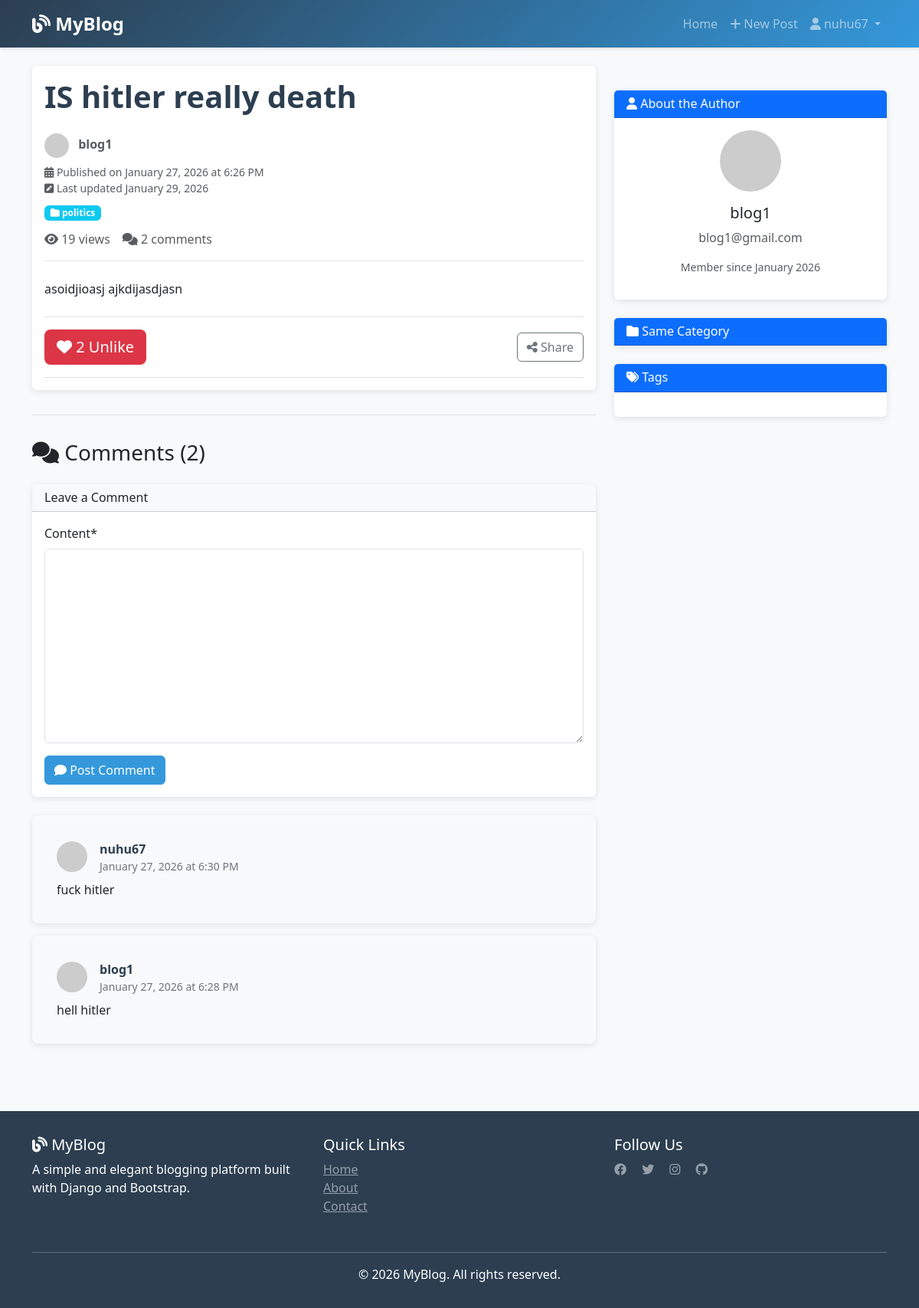
Page /post/1/ (signed in) on the committed database.
### blog/models.py (models this page shows, shortened)
class Post(models.Model):
    title=models.CharField(max_length=100)
    content=RichTextField(blank=True, null=True)
    author=models.ForeignKey(User, on_delete=models.CASCADE)
    created_at=models.DateTimeField(auto_now_add=True)
    updated_at=models.DateTimeField(auto_now=True)
    Catagory=models.ForeignKey(Catagory, on_delete=models.SET_NULL , null=True)
    tags=models.ManyToManyField(Tag)
    view_count=models.PositiveBigIntegerField(default=0)
    liked_users=models.ManyToManyField(User, related_name='liked_posts')

class Catagory(models.Model):
    name = models.CharField(max_length=100)

class Comment(models.Model):
    content=models.TextField()
    author=models.ForeignKey(User, on_delete=models.CASCADE)
    created_at=models.DateTimeField(auto_now_add=True)
    updated_at=models.DateTimeField(auto_now=True)
    post=models.ForeignKey(Post, on_delete=models.CASCADE)

### blog/views.py (the view)
# urls.py: path('post/<int:id>/', views.post_detail, name='post_detail'),
def post_detail(request,id):
    post=get_object_or_404(Post,id=id)
    if request.method=='POST':
        comment_from=CommentForm(request.POST)
        if comment_from .is_valid():
           comment=comment_from.save(commit=False)
           comment.post=post
           comment.author=request.user
           comment.save()
           return redirect('post_detail',id=post.id)
    else:
        comment_from=CommentForm()
    comments=post.comment_set.all().order_by('-created_at')
    is_liked=post.liked_users.filter(id=request.user.id).exists()
    like_count=post.liked_users.count()
    context={
        "post":post,
        "catagoeries":Catagory.objects.all(),
        "tag":Tag.objects.all(),
        "comments":comments,
        "comment_form":comment_from,
        "is_liked":is_liked,
        "like_count":like_count,
    }
    post.view_count +=1
    post.save()
    return render(request,'blog/post_detail.html',context)

### blog/forms.py
class CommentForm(forms.ModelForm):
    class Meta:
        model = Comment
        fields = ['content']

### templates/blog/post_detail.html (shortened to what this page needs)
{% extends 'base.html' %}
{% load crispy_forms_tags %}
{% block content %}
<div class="row">
    <div class="col-lg-8">
        <article class="card mb-4">
            <div class="card-body">
                <div class="d-flex justify-content-between align-items-start mb-3">
                    <div>
                        <h1 class="card-title post-title mb-2">{{ post.title }}</h1>
                    </div>
                </div>
                <div class="post-meta mb-4 pb-3 border-bottom">
                    <p class="mb-2 text-muted">
                        <img src="https://ui-avatars.com/api/?name={{ post.author.username }}"
                             alt="{{ post.author.username }}"
                             width="32" height="32" class="rounded-circle me-2">
                        <strong>{{ post.author.first_name|default:post.author.username }}</strong>
                    </p>
                    <p class="small text-muted mb-2">
                        <i class="fas fa-calendar-alt"></i> Published on {{ post.created_at|date:"F d, Y" }} at {{ post.created_at|time:"g:i A" }}
                        {% if post.updated_at != post.created_at %}
                        <br><i class="fas fa-pen-square"></i> Last updated {{ post.updated_at|date:"F d, Y" }}
                        {% endif %}
                    </p>
                    <div class="mb-2">
                        {% if post.Catagory %}
                        <span class="badge bg-info">
                            <i class="fas fa-folder"></i> {{ post.Catagory.name }}
                        </span>
                        {% endif %}
                    </div>
                    <div class="d-flex gap-3 align-items-center">
                        <span class="text-muted"><i class="fas fa-eye"></i> {{ post.view_count }} views</span>
                        <span class="text-muted"><i class="fas fa-comments"></i> {{ comments.count }} comments</span>
                    </div>
                </div>
                <div class="post-content mb-4">
                    {{ post.content|safe }}
                </div>
                <div class="post-actions py-3 border-top border-bottom">
                    <div class="d-flex justify-content-between align-items-center">
                        <div>
                            {% if user.is_authenticated %}
                                <form method="POST" action="{% url 'like_post' post.id %}" class="d-inline">
                                    <button type="submit" class="btn btn-lg {% if is_liked %}btn-danger{% else %}btn-outline-danger{% endif %}" style="border: none;">
                                        <i class="fas fa-heart"></i>
                                        <span id="like-count">{{ like_count }}</span>
                                        {% if is_liked %}Unlike{% else %}Like{% endif %}
                                    </button>
                                </form>
                            {% else %}
                                <button class="btn btn-lg btn-outline-danger" disabled title="Login to like">
                                    <i class="fas fa-heart"></i> {{ like_count }}
                                </button>
                            {% endif %}
                        </div>
                        <div>
                            <button class="btn btn-outline-secondary" onclick="sharePost()">
                                <i class="fas fa-share-alt"></i> Share
                            </button>
                        </div>
                    </div>
                </div>
            </div>
        </article>
        <div class="comment-section">
            <h3 class="mb-4"><i class="fas fa-comments"></i> Comments ({{ comments.count }})</h3>
            {% if user.is_authenticated %}
            <div class="card mb-4">
                <div class="card-header bg-light">
                    <h6 class="mb-0">Leave a Comment</h6>
                </div>
                <div class="card-body">
                    <form method="POST">
                        {{ comment_form|crispy }}
                        <button type="submit" class="btn btn-primary">
                            <i class="fas fa-comment"></i> Post Comment
                        </button>
                    </form>
                </div>
            </div>
            {% else %}
            <div class="alert alert-info mb-4">
                <i class="fas fa-sign-in-alt"></i>
                <a href="{% url 'login' %}">Login</a> to leave a comment.
            </div>
            {% endif %}
            {% if comments %}
                {% for comment in comments %}
                <div class="comment card mb-3">
                    <div class="card-body">
                        <div class="d-flex justify-content-between align-items-start mb-2">
                            <div class="d-flex align-items-center">
                                <img src="https://ui-avatars.com/api/?name={{ comment.author.username }}"
                                     alt="{{ comment.author.username }}"
                                     width="40" height="40" class="rounded-circle me-3">
                                <div>
                                    <p class="comment-author mb-0">{{ comment.author.first_name|default:comment.author.username }}</p>
                                    <p class="comment-date mb-0">{{ comment.created_at|date:"F d, Y" }} at {{ comment.created_at|time:"g:i A" }}</p>
                                </div>
                            </div>
                        </div>
                        <p class="mb-0">{{ comment.content }}</p>
                    </div>
                </div>
                {% endfor %}
            {% else %}
            <div class="alert alert-info text-center py-4">
                <i class="fas fa-inbox fa-2x mb-2"></i>
                <p class="mb-0">No comments yet. Be the first to comment!</p>
            </div>
            {% endif %}
        </div>
    </div>
    <div class="col-lg-4">
        <div class="sidebar">
            <div class="card mb-4">
                <div class="card-header bg-primary text-white">
                    <h6 class="mb-0"><i class="fas fa-user"></i> About the Author</h6>
                </div>
                <div class="card-body text-center">
                    <img src="https://ui-avatars.com/api/?name={{ post.author.username }}&size=100"
                         alt="{{ post.author.username }}"
                         class="rounded-circle mb-3" width="80" height="80">
                    <h5 class="card-title">{{ post.author.first_name|default:post.author.username }}</h5>
                    <p class="card-text text-muted">{{ post.author.email }}</p>
                    <p class="small text-muted">Member since {{ post.author.date_joined|date:"F Y" }}</p>
                </div>
            </div>
            {% if post.Catagory %}
            <div class="card mb-4">
                <div class="card-header bg-primary text-white">
                    <h6 class="mb-0"><i class="fas fa-folder"></i> Same Category</h6>
                </div>
            </div>
            {% endif %}
            <div class="card">
                <div class="card-header bg-primary text-white">
                    <h6 class="mb-0"><i class="fas fa-tags"></i> Tags</h6>
                </div>
                <div class="card-body">
                </div>
            </div>
        </div>
    </div>
</div>
{% endblock %}

### templates/base.html (shortened to what this page needs)
<!DOCTYPE html>
<html lang="en">
<head>
    <link href="https://cdn.jsdelivr.net/npm/bootstrap@5.3.0/dist/css/bootstrap.min.css" rel="stylesheet">
    <link rel="stylesheet" href="https://cdnjs.cloudflare.com/ajax/libs/font-awesome/6.4.0/css/all.min.css">
</head>
<body>
    <nav class="navbar navbar-expand-lg navbar-dark">
        <div class="container">
            <a class="navbar-brand" href="{% url 'post_list' %}">
                <i class="fas fa-blog"></i> MyBlog
            </a>
            <div class="collapse navbar-collapse" id="navbarNav">
                <ul class="navbar-nav ms-auto">
                    <li class="nav-item">
                        <a class="nav-link" href="{% url 'post_list' %}">Home</a>
                    </li>
                    {% if user.is_authenticated %}
                        <li class="nav-item">
                            <a class="nav-link" href="{% url 'post_create' %}">
                                <i class="fas fa-plus"></i> New Post
                            </a>
                        </li>
                        <li class="nav-item dropdown">
                            <a class="nav-link dropdown-toggle" href="#" id="userDropdown" role="button" data-bs-toggle="dropdown">
                                <i class="fas fa-user"></i> {{ user.username }}
                            </a>
                        </li>
                    {% endif %}
                </ul>
            </div>
        </div>
    </nav>
    <main>
        <div class="container my-4">
            {% block content %}{% endblock %}
        </div>
    </main>
    <footer>
        <div class="container">
            <div class="row">
                <div class="col-md-4 mb-3">
                    <h5><i class="fas fa-blog"></i> MyBlog</h5>
                    <p>A simple and elegant blogging platform built with Django and Bootstrap.</p>
                </div>
                <div class="col-md-4 mb-3">
                    <h5>Quick Links</h5>
                    <ul class="list-unstyled">
                        <li><a href="{% url 'post_list' %}" class="text-white-50">Home</a></li>
                        <li><a href="#" class="text-white-50">About</a></li>
                        <li><a href="#" class="text-white-50">Contact</a></li>
                    </ul>
                </div>
                <div class="col-md-4 mb-3">
                    <h5>Follow Us</h5>
                    <a href="#" class="text-white-50 me-3"><i class="fab fa-facebook"></i></a>
                    <a href="#" class="text-white-50 me-3"><i class="fab fa-twitter"></i></a>
                    <a href="#" class="text-white-50 me-3"><i class="fab fa-instagram"></i></a>
                    <a href="#" class="text-white-50"><i class="fab fa-github"></i></a>
                </div>
            </div>
            <hr class="bg-white-50">
            <div class="text-center">
                <p class="mb-0">&copy; 2026 MyBlog. All rights reserved.</p>
            </div>
        </div>
    </footer>
</body>
</html>

### templates/base.html (style rules this page uses)
:root { --primary-color: #2c3e50; --secondary-color: #3498db; }
body { display: flex; flex-direction: column; min-height: 100vh; background-color: #f8f9fa; }
main { flex: 1; }
.navbar { background: linear-gradient(135deg, var(--primary-color) 0%, var(--secondary-color) 100%); box-shadow: 0 2px 4px rgba(0,0,0,0.1); }
.navbar-brand { font-weight: 700; font-size: 1.5rem; }
.card { border: none; box-shadow: 0 2px 8px rgba(0,0,0,0.1); transition: transform 0.3s ease, box-shadow 0.3s ease; }
.btn-primary { background-color: var(--secondary-color); border-color: var(--secondary-color); }
.post-title { color: var(--primary-color); font-weight: 600; }
.sidebar { margin-top: 2rem; }
.sidebar .card { margin-bottom: 1.5rem; }
.badge { margin-right: 0.25rem; margin-bottom: 0.25rem; }
footer { background-color: var(--primary-color); color: white; padding: 2rem 0; margin-top: 3rem; }
.comment-section { margin-top: 2rem; padding-top: 2rem; border-top: 1px solid #dee2e6; }
.comment { padding: 1rem; margin-bottom: 1rem; background-color: #f8f9fa; border-radius: 0.5rem; }
.comment-author { font-weight: 600; color: var(--primary-color); }
.comment-date { font-size: 0.875rem; color: #6c757d; }

### rows in the picture
Post: title "IS hitler really death", author.first_name "blog1", created_at "January 27, 2026", created_at "6:26 PM", updated_at "January 29, 2026", Catagory.name "politics", view_count "19", content "asoidjioasj ajkdijasdjasn", author.email "blog1@gmail.com", author.date_joined "January 2026"
Comment: author.first_name "nuhu67", created_at "January 27, 2026", created_at "6:30 PM", content "fuck hitler"
Comment: author.first_name "blog1", created_at "January 27, 2026", created_at "6:28 PM", content "hell hitler"

### other values in the picture
{{ user.username }} "nuhu67"
{{ comments.count }} "2"
{{ like_count }} "2"
